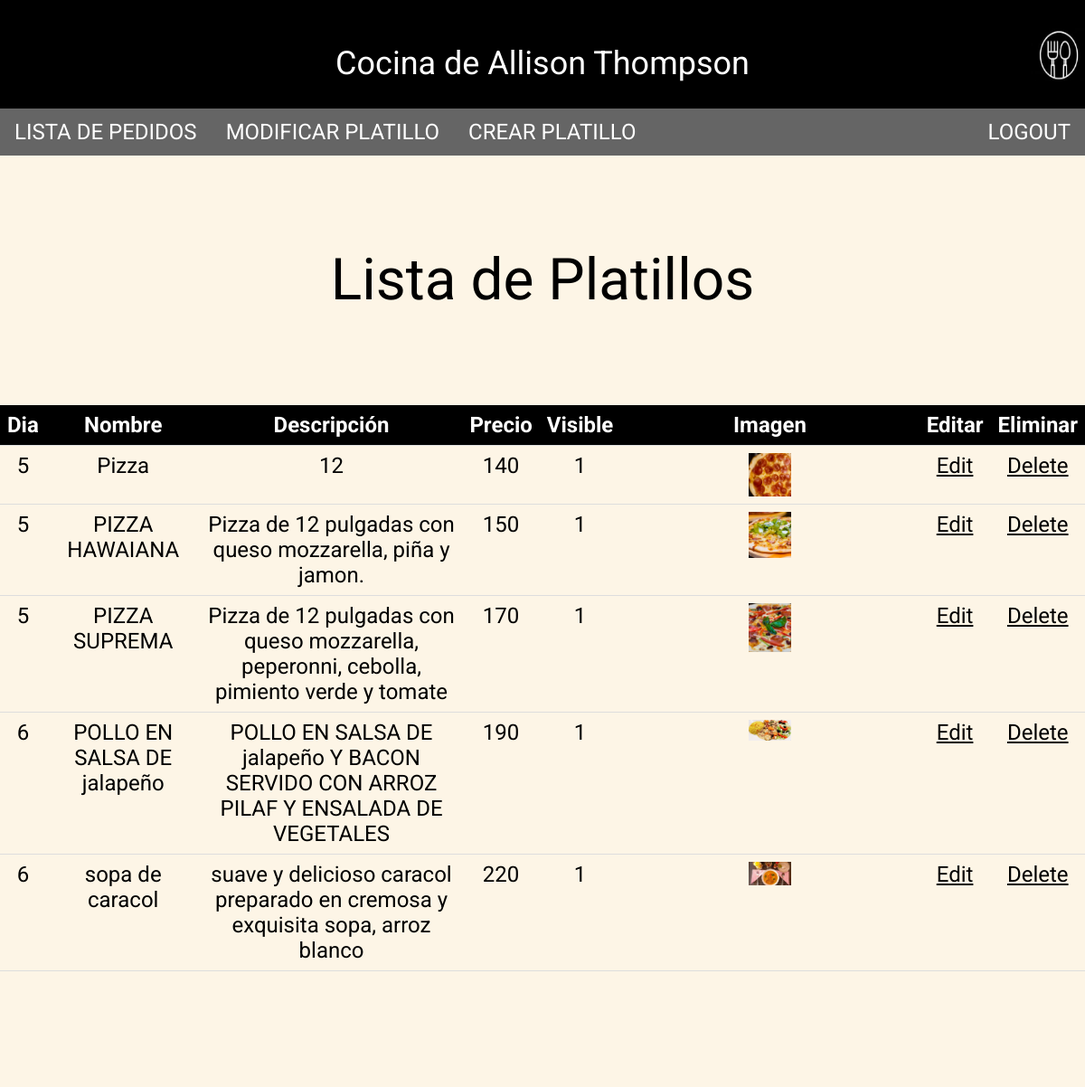
Before: /php/modificar_platillos.php (signed in) with the older database file.
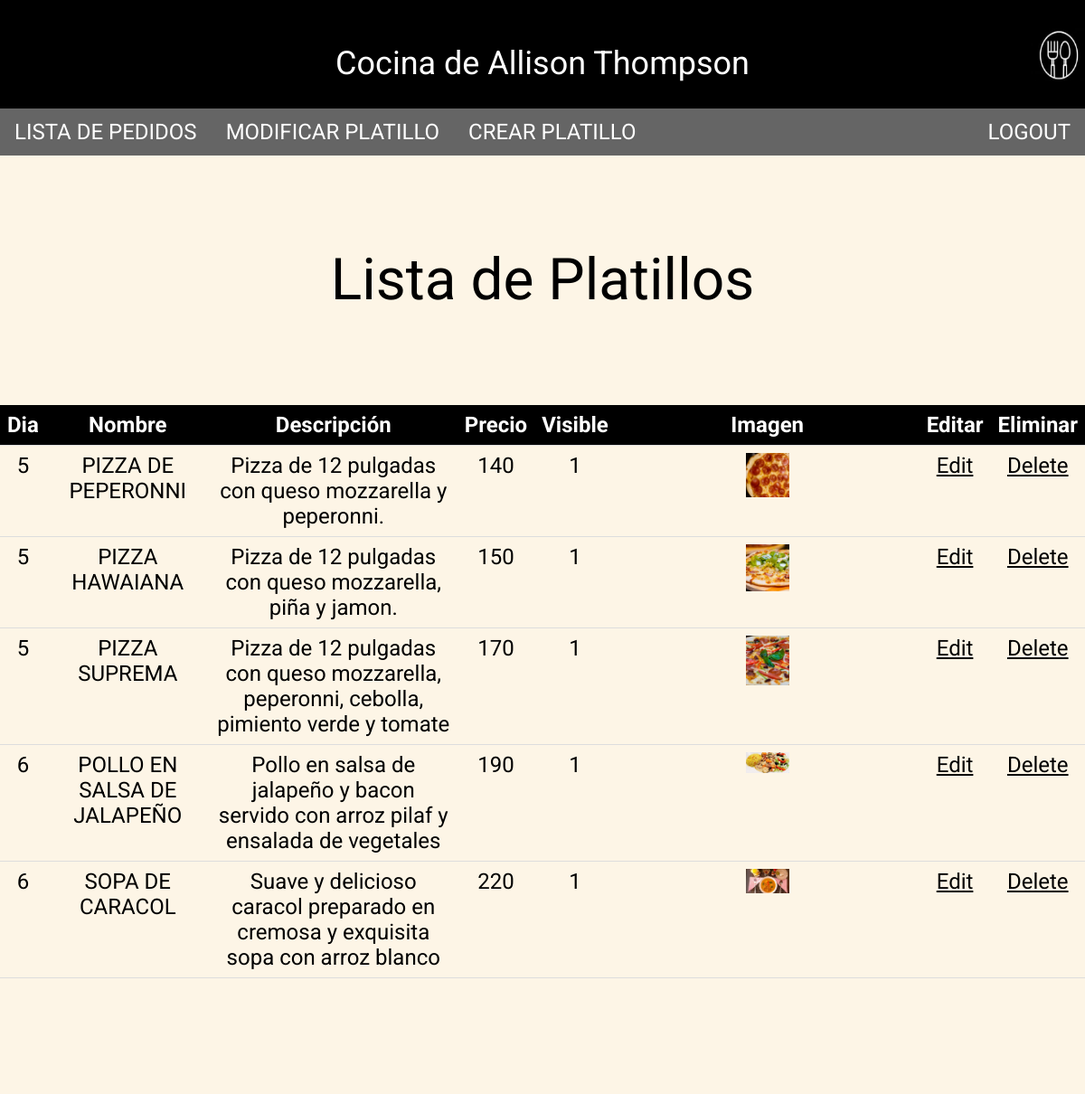
After: the same page with the newer database file.
### tables this page shows
CREATE TABLE `platillos` (
  `id` int(11) NOT NULL,
  `day` tinyint(4) NOT NULL,
  `nombre` varchar(64) NOT NULL,
  `descripcion` text NOT NULL,
  `precio` float NOT NULL,
  `imagen_path` varchar(64) NOT NULL,
  `visible` tinyint(4) NOT NULL
);

### php/ConsultaBD.php (called while the page is built, shortened)
<?php
	function consultaBD($consulta) {
		$conexion  = mysqli_connect(cServidor,cUsuario,cClave,cBd);
		$resultado = mysqli_query($conexion,$consulta);
		if($resultado)
			return $resultado;
		else
			return FALSE;
	}
	?>

### php/modificar_platillos.php (the view, shortened to what this page needs)
<html lang="es">
<head>
    <link rel="stylesheet" href="../styles/style.css">
    <link rel="stylesheet" href="../styles/general.css">
</head>
<body>
    <header class="w3-display-container w3-black w3-teal w3-responsive" style="height: 120px;">
            <h1 class="w3-display-middle">Cocina de Allison Thompson</h1>
            <img class="w3-display-right" src="../img/logo.png" alt="logo" width="60" height="60">
    </header>
    <nav class="w3-bar w3-xlarge w3-black w3-opacity w3-hover-opacity-off w3-top" id="myNavbar">
        <a href="lista_pedidos.php" class="w3-bar-item w3-button w3-mobile">LISTA DE PEDIDOS</a>
        <a href="modificar_platillos.php" class="w3-bar-item w3-button w3-mobile">MODIFICAR PLATILLO</a>
        <a href="crear_platillo.php" class="w3-bar-item w3-button w3-mobile">CREAR PLATILLO</a>
        <a href="logout.php" class="w3-bar-item w3-button w3-mobile w3-right">LOGOUT</a>
    </nav>
    <main class="w3-sand w3-padding-64">
        <div class="w3-container w3-center w3-padding-16 w3-sand">
            <h1 class="w3-jumbo">Lista de Platillos</h1>
        </div>
        <div class="w3-responsive w3-padding-64">
            <table class="w3-table w3-bordered w3-xlarge w3-hoverable w3-centered w3-sand">
                <thead>
                    <tr class="w3-black">
                        <th>Dia</th>
                        <th>Nombre</th>
                        <th>Descripción</th>
                        <th>Precio</th>
                        <th>Visible</th>
                        <th>Imagen</th>
                        <th>Editar</th>
                        <th>Eliminar</th>
                    </tr>
                </thead>
                <tbody id="TableContentPlatillos">
                    <?php
                    include("ConsultaBD.php");
                    $consulta = "SELECT * FROM platillos ORDER BY day, id   ;";
                    $resultado = consultaBD($consulta);
                    $n=1;
                    while ($row = mysqli_fetch_array($resultado))
                    {
                        $Dia[$n] = $row['day'];
                        $Nombre[$n] = $row['nombre'];
                        $Descripcion[$n] = $row['descripcion'];
                        $Precio[$n] = $row['precio'];
                        $Visible[$n] = $row['visible'];
                        $path = $row['imagen_path'];
                        $Imagen_path[$n] = "../$path";
                    ?>
                        <tr>
                            <td><?php echo $Dia[$n] ?></td>
                            <td><?php echo $Nombre[$n] ?></td>
                            <td><?php echo $Descripcion[$n] ?></td>
                            <td><?php echo $Precio[$n] ?></td>
                            <td><?php echo $Visible[$n] ?></td>
                            <td><img src="<?php echo  $Imagen_path[$n] ?>" style="max-width:15%;"></td>
                            <td><a href="edit_platillo_form.php?id=<?php echo $row['id']; ?>">Edit</a></td>
                            <td><a href="delete_platillo.php?id=<?php echo $row['id']; ?>">Delete</a></td>
                    <?php
                    }
                    ?>
                </tbody>
            </table>
        </div>
    </main>
</body>
</html>

### styles/style.css (style rules this page uses)
html { box-sizing:border-box }
*,*:before,*:after { box-sizing:inherit }
html { -ms-text-size-adjust:100%; -webkit-text-size-adjust:100% }
body { margin:0 }
article,aside,details,figcaption,figure,footer,header,main,menu,nav,section { display:block }
a { background-color:transparent }
img { border-style:none }
html,body { font-family:Verdana,sans-serif;font-size:15px;line-height:1.5 }
html { overflow-x:hidden }
h1 { font-size:36px }
h1,h2,h3,h4,h5,h6 { font-family:"Segoe UI",Arial,sans-serif;font-weight:400;margin:10px 0 }
img { vertical-align:middle }
a { color:inherit }
.w3-table,.w3-table-all { border-collapse:collapse;border-spacing:0;width:100%;display:table }
.w3-bordered tr,.w3-table-all tr { border-bottom:1px solid #ddd }
.w3-centered tr th,.w3-centered tr td { text-align:center }
.w3-table td,.w3-table th,.w3-table-all td,.w3-table-all th { padding:8px 8px;display:table-cell;text-align:left;vertical-align:top }
.w3-btn,.w3-button { border:none;display:inline-block;padding:8px 16px;vertical-align:middle;overflow:hidden;text-decoration:none;color:inherit;background-color:inherit;text-align:center;cursor:pointer;white-space:nowrap }
.w3-btn,.w3-button { -webkit-touch-callout:none;-webkit-user-select:none;-khtml-user-select:none;-moz-user-select:none;-ms-user-select:none;user-select:none }
.w3-tooltip,.w3-display-container { position:relative }
.w3-bar { width:100%;overflow:hidden }
.w3-bar .w3-bar-item { padding:8px 16px;float:left;width:auto;border:none;display:block;outline:0 }
.w3-bar .w3-button { white-space:normal }
.w3-responsive { display:block;overflow-x:auto }
.w3-container:after,.w3-container:before,.w3-panel:after,.w3-panel:before,.w3-row:after,.w3-row:before,.w3-row-padding:after,.w3-row-padding:before, .w3-cell-row:before,.w3-cell-row:after,.w3-clear:after,.w3-clear:before,.w3-bar:before,.w3-bar:after { content:"";display:table;clear:both }
.w3-top,.w3-bottom { position:fixed;width:100%;z-index:1 }
.w3-top { top:0 }
.w3-display-middle { position:absolute;top:50%;left:50%;transform:translate(-50%,-50%);-ms-transform:translate(-50%,-50%) }
.w3-display-right { position:absolute;top:50%;right:0%;transform:translate(0%,-50%);-ms-transform:translate(0%,-50%) }
.w3-container,.w3-panel { padding:0.01em 16px }
.w3-opacity,.w3-hover-opacity:hover { opacity:0.60 }
.w3-xlarge { font-size:24px!important }
.w3-jumbo { font-size:64px!important }
.w3-center { text-align:center!important }
.w3-padding-16 { padding-top:16px!important;padding-bottom:16px!important }
.w3-padding-64 { padding-top:64px!important;padding-bottom:64px!important }
.w3-right { float:right!important }
.w3-sand,.w3-hover-sand:hover { color:#000!important;background-color:#fdf5e6!important }
.w3-teal,.w3-hover-teal:hover { color:#fff!important;background-color:#009688!important }
.w3-black,.w3-hover-black:hover { color:#fff!important;background-color:#000!important }

### styles/general.css (style rules this page uses)
body, html { height: 100%; }
body,h1,h2,h3,h4,h5,h6 { font-family: 'Roboto', sans-serif; }
#myNavbar { position: -webkit-sticky; position: sticky; }

Changed rows visible on the page:
changed platillos (number 1 of 5 on the later page): n "Pizza" → "PIZZA DE PEPERONNI"; n "12" → "Pizza de 12 pulgadas con queso mozzarella y peperonni."
changed platillos (number 4 of 5 on the later page): n "POLLO EN SALSA DE jalapeño" → "POLLO EN SALSA DE JALAPEÑO"; n "POLLO EN SALSA DE jalapeño Y BACON SERVIDO CON ARROZ PILAF Y ENSALADA DE VEGETALES" → "Pollo en salsa de jalapeño y bacon servido con arroz pilaf y ensalada de vegetales"
changed platillos (number 5 of 5 on the later page): n "sopa de caracol" → "SOPA DE CARACOL"; n "suave y delicioso caracol preparado en cremosa y exquisita sopa, arroz blanco" → "Suave y delicioso caracol preparado en cremosa y exquisita sopa con arroz blanco"
